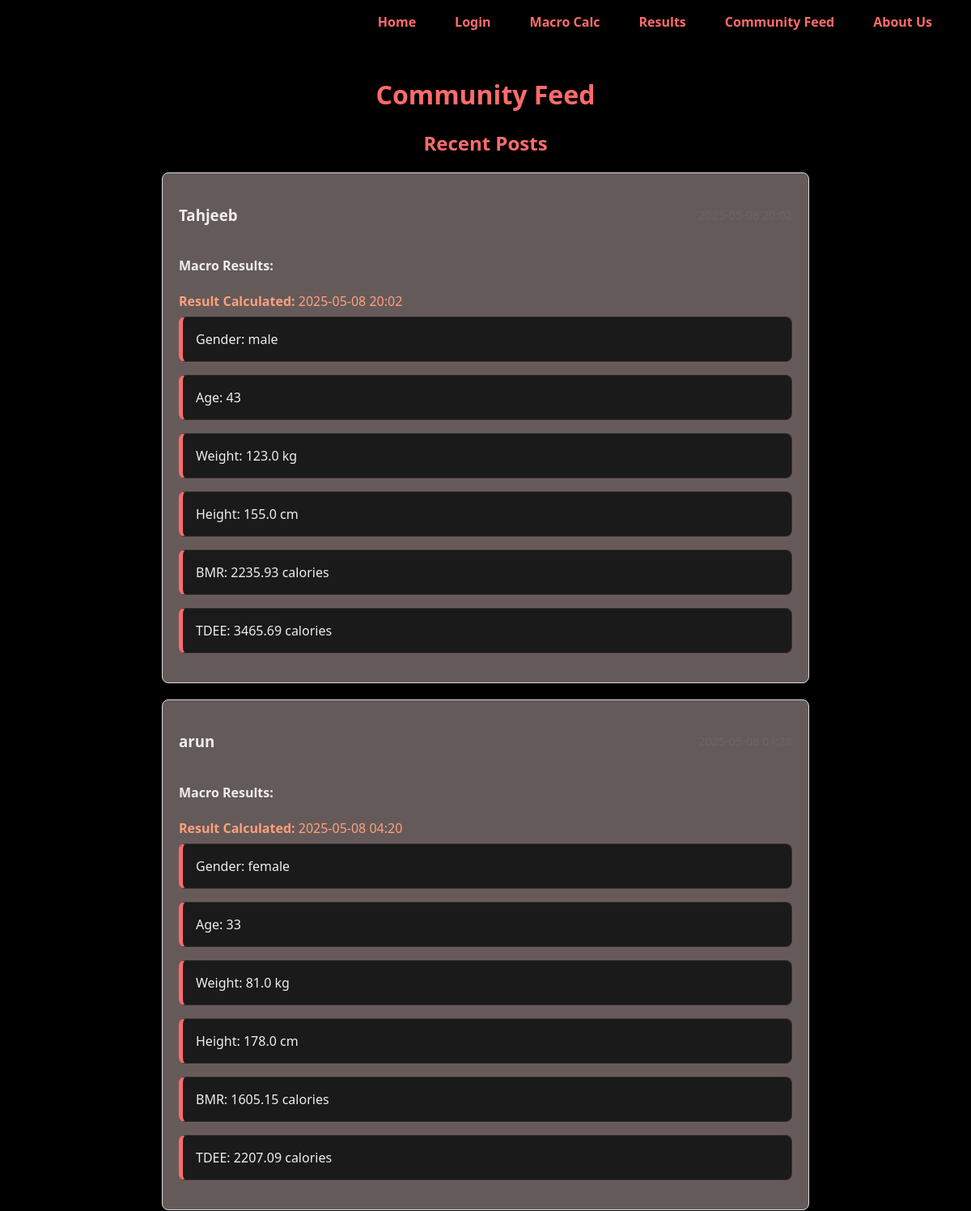
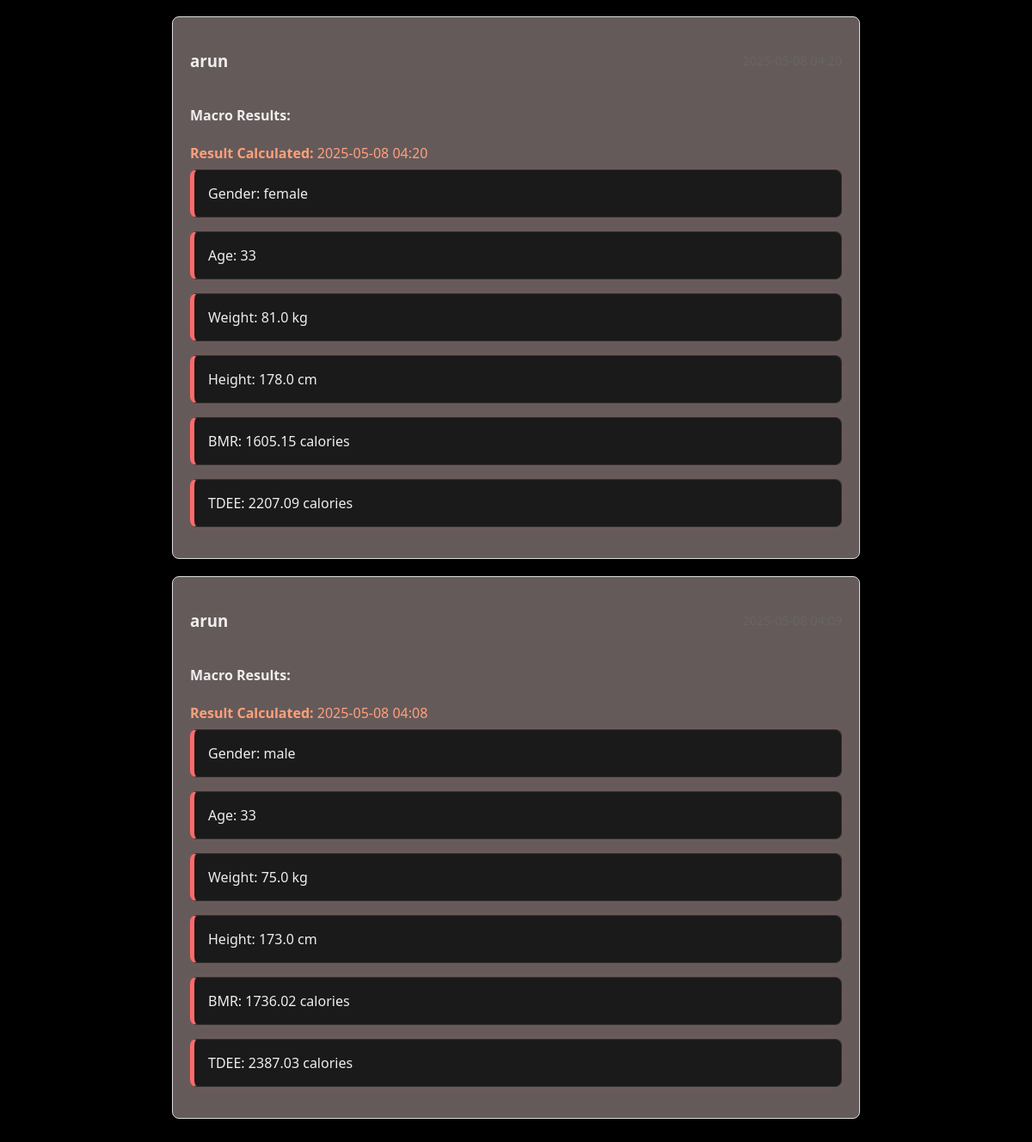
The app's page /feed (signed in) with its own data (2 pictures, top to bottom).
### app/models.py (models this page shows)
class FeedPost(db.Model):
    feedpost_id = db.Column(db.Integer, primary_key=True, autoincrement=True)
    timestamp = db.Column(db.DateTime, default=datetime.utcnow)
    user_id = db.Column(db.Integer, db.ForeignKey('user.id'), nullable=False)
    macro_post_id = db.Column(db.Integer, db.ForeignKey('macro_post.id'), nullable=False)
    user = db.relationship('User', backref='feed_posts')
    macro_post = db.relationship('MacroPost', backref='feed_entries')

class User(db.Model, UserMixin):
    id = db.Column(db.Integer, primary_key=True)
    name = db.Column(db.String(80), unique=True, nullable=False)
    email = db.Column(db.String(120), unique=True, nullable=False)
    password = db.Column(db.String(120), nullable=False)

class MacroPost(db.Model):
    id = db.Column(db.Integer, primary_key=True)
    gender = db.Column(db.String(10), nullable=False)
    age = db.Column(db.Integer, nullable=False)
    weight = db.Column(db.Float, nullable=False)
    height = db.Column(db.Float, nullable=False)
    bmr = db.Column(db.Float, nullable=False)
    tdee = db.Column(db.Float, nullable=False)
    timestamp = db.Column(db.DateTime, server_default=db.func.now())
    user_id = db.Column(db.Integer, db.ForeignKey('user.id'), nullable=False)
    user = db.relationship('User', backref=db.backref('macroposts', lazy=True))

### app/routes.py (the view)
@app.route("/feed", methods=["GET"])
@login_required
def feed():
    posts = (FeedPost.query
                .options(
                  joinedload(FeedPost.user),
                  joinedload(FeedPost.macro_post)
                )
                .order_by(FeedPost.timestamp.desc())
                .all())
    return render_template("community.html",  posts=posts)

### app/__init__.py (called while the page is built)
@login_manager.user_loader
def load_user(user_id):
    return User.query.get(int(user_id))

### app/templates/community.html (shortened to what this page needs)
{% extends "base.html" %}
{% block content %}
<div class="container">
  <h1>Community Feed</h1>
  <div class="community-posts macro-history">
      {% if posts %}
        <h2>Recent Posts</h2>
        {% for post in posts %}
          <div class="post" class="community-posts macro-history">
            <div class="post-header">
              <h3>{{ post.user.name }}</h3>
              <span class="post-date">{{ post.timestamp.strftime('%Y-%m-%d %H:%M') }}</span>
            </div>
            <div class="post-content">
              <div class="macro-history">
                <h4>Macro Results:</h4>
                <p style="color:#ffa07a; margin-bottom: 0.5em;">
                  <strong>Result Calculated:</strong> {{ post.macro_post.timestamp.strftime('%Y-%m-%d %H:%M') }}
                </p>
                <ul>
                  <li>Gender: {{ post.macro_post.gender }}</li>
                  <li>Age: {{ post.macro_post.age }}</li>
                  <li>Weight: {{ "%.1f"|format(post.macro_post.weight) }} kg</li>
                  <li>Height: {{ "%.1f"|format(post.macro_post.height) }} cm</li>
                  <li>BMR: {{ "%.2f"|format(post.macro_post.bmr) }} calories</li>
                  <li>TDEE: {{ "%.2f"|format(post.macro_post.tdee) }} calories</li>
                </ul>
              </div>
            </div>
          </div>
        {% endfor %}
      {% else %}
        <h2>No posts available yet.</h2>
        <p>Be the first to create a post!</p>
      {% endif %}
  </div>
</div>
{% endblock %}

### app/static/css/style.css (style rules this page uses)
body { background-color: #000; color: #eee; font-family: 'Segoe UI', Tahoma, Geneva, Verdana, sans-serif; margin: 0; padding: 0; }
h1, h2 { color: #ff6b6b; text-align: center; }
.macro-history ul { list-style: none; padding: 0; margin: 0; }
.macro-history li { background-color: #1a1a1a; border: 1px solid #333; border-left: 5px solid #ff6b6b; border-radius: 8px; padding: 1rem; margin-bottom: 1rem; box-shadow: 0 0 8px rgba(255, 107, 107, 0.1); transition: transform 0.2s ease; }
.macro-history strong { color: #ffa07a; }
.community-posts .macro-history { padding: 0; }
.community-posts .macro-history p { margin: 0; padding: 0; }

### app/templates/community.html (style rules this page uses)
.container { max-width: 800px; margin: 0 auto; padding: 20px; }
.post { background: rgb(101, 90, 90); border: 1px solid #ddd; border-radius: 8px; padding: 20px; margin-bottom: 20px; box-shadow: 0 2px 4px rgba(0,0,0,0.1); }
.post-header { display: flex; justify-content: space-between; align-items: center; margin-bottom: 15px; }
.post-date { color: #666; font-size: 0.9em; }

### records on screen
FeedPost: user.name "Tahjeeb", macro_post.timestamp "2025-05-08 20:02", macro_post.gender "male", macro_post.age "43"
MacroPost: macro_post.weight "123.0", macro_post.height "155.0", macro_post.bmr "2235.93", macro_post.tdee "3465.69"
FeedPost: user.name "arun", macro_post.timestamp "2025-05-08 04:20", macro_post.gender "female", macro_post.age "33"
MacroPost: macro_post.weight "81.0", macro_post.height "178.0", macro_post.bmr "1605.15", macro_post.tdee "2207.09"
FeedPost: user.name "arun", macro_post.timestamp "2025-05-08 04:20", macro_post.gender "female", macro_post.age "33"
FeedPost: user.name "arun", macro_post.timestamp "2025-05-08 04:08", macro_post.gender "male", macro_post.age "33"
MacroPost: macro_post.weight "75.0", macro_post.height "173.0", macro_post.bmr "1736.02", macro_post.tdee "2387.03"
